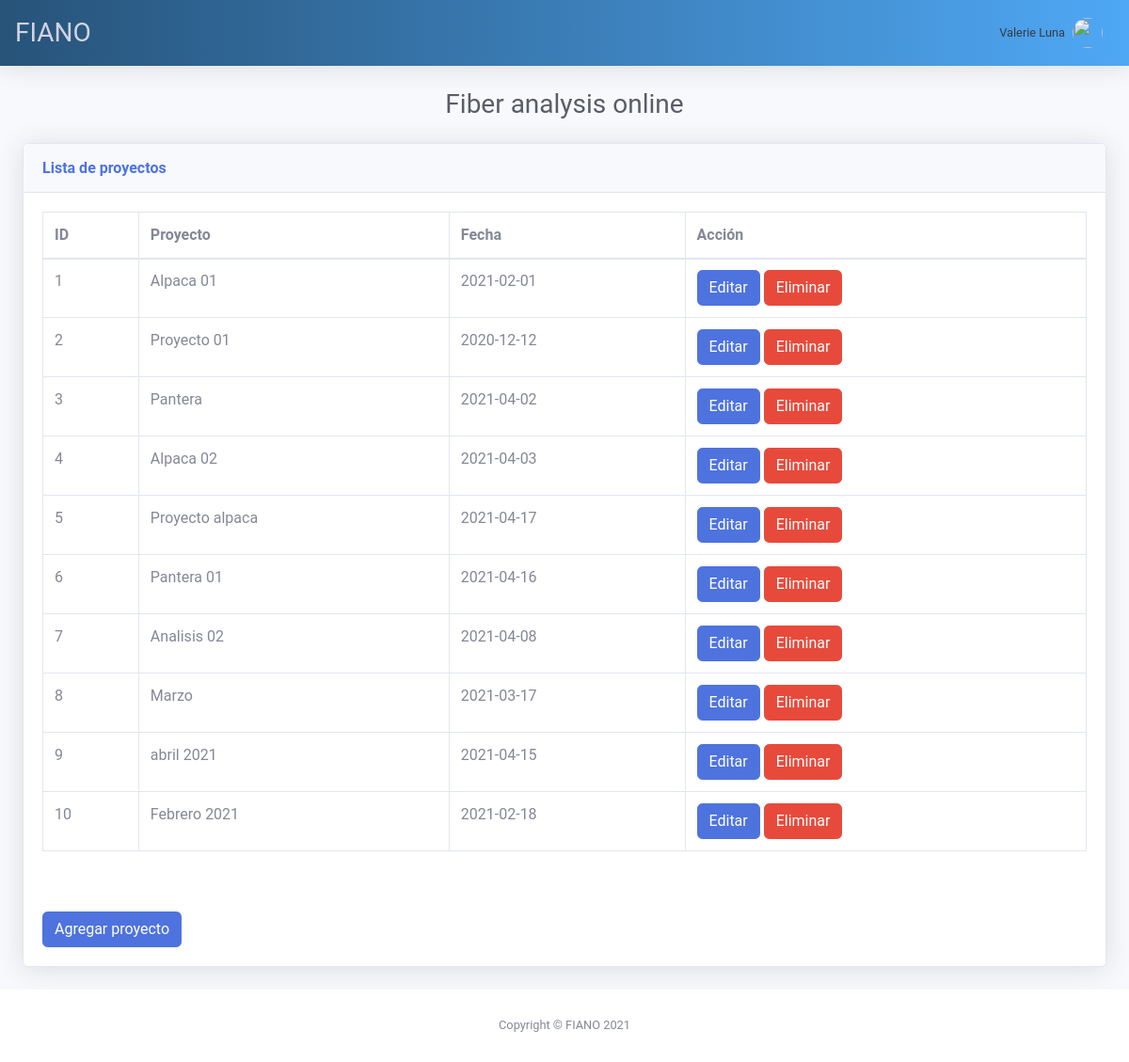
The page /home on the database its author committed.
### tables this page shows
CREATE TABLE "Project" (
	"idProject"	INTEGER,
	"nameproject"	TEXT,
	"dateproject"	TEXT,
	"idUser"	INTEGER,
	PRIMARY KEY("idProject" AUTOINCREMENT)
);

### main.py (the view)
@app.route("/home")
def listproject():
    with sql.connect("users.db") as con:
        cur = con.cursor()
        cur.execute("SELECT * FROM Project")
        data = cur.fetchall()
        return render_template("project.html", data = data)

### templates/project.html (shortened to what this page needs)
<!DOCTYPE html>
<html lang="en">
<head>
  <link href="{{ url_for('static', filename='css/sb-admin-2.min.css') }}" rel="stylesheet">
  <link href="{{ url_for('static', filename='css/main.css') }}" rel="stylesheet">
</head>
<body id="page-top">
  <div id="wrapper">
    <div id="content-wrapper" class="d-flex flex-column">
      <div id="content">
        <nav class="navbar navbar-expand navbar-light bg-white topbar mb-4 static-top shadow header">
          <h1 class="h3 mb-0 text-gray-400 justify-content-center">FIANO</h1>
          <ul class="navbar-nav ml-auto">
            <li class="nav-item dropdown no-arrow">
              <a class="nav-link dropdown-toggle" href="#" id="userDropdown" role="button" data-toggle="dropdown" aria-haspopup="true" aria-expanded="false">
                <span class="mr-2 d-none d-lg-inline text-gray-900 small">Valerie Luna</span>
                <img class="img-profile rounded-circle" src="https://source.unsplash.com/QAB-WJcbgJk/60x60">
              </a>
            </li>
          </ul>
        </nav>
        <div class="container-fluid">
          <div class="d-sm-flex align-items-center justify-content-center mb-4">
            <h2 class="h3 mb-0 text-gray-800">Fiber analysis online</h2>
          </div>
          <div class="card shadow mb-4">
            <div class="card-header py-3">
              <h6 class="m-0 font-weight-bold text-primary">Lista de proyectos</h6>
            </div>
            <div class="card-body">
              <div class="table-responsive">
                <table class="table table-bordered" id="dataTable">
                  <thead>
                    <tr>
                      <th>ID</th>
                      <th>Proyecto</th>
                      <th>Fecha</th>
                      <th>Acción</th>
                    </tr>
                  </thead>
                  <tbody>
                    <tr>
                      {% for row in data %}
                      <tr>
                        <td>{{ row[0] }}</td>
                        <td>{{ row[1] }}</td>
                        <td>{{ row[2] }}</td>
                        <td>
                          <a class="btn btn-primary" href="{{ url_for('editproject', id_project=row[0], name_project=row[1]) }}">
                            Editar
                          </a>
                          <button class="btn btn-danger">Eliminar</button>
                        </td>
                      </tr>
                      {% endfor %}
                    </tr>
                  </tbody>
                </table>
              </div>
              <br><br>
              <button class="btn btn-primary" data-toggle="modal" data-target="#addModal">Agregar proyecto</button>
            </div>
          </div>
        </div>
      </div>
      <footer class="sticky-footer bg-white">
        <div class="container my-auto">
          <div class="copyright text-center my-auto">
            <span>Copyright &copy; FIANO 2021</span>
          </div>
        </div>
      </footer>
    </div>
  </div>
</body>
</html>

### static/css/main.css (style rules this page uses)
html, body { background: #fafafa; background-image: url("../img/imagen.png"); background-size: 100%; height: 100%; width: 100%; font-family: 'Roboto', sans-serif; }
.header { background: linear-gradient(to right, #275379, #4FA8F5); }

### rows shown on the page
Project: idProject "1", nameproject "Alpaca 01", dateproject "2021-02-01"
Project: idProject "2", nameproject "Proyecto 01", dateproject "2020-12-12"
Project: idProject "3", nameproject "Pantera", dateproject "2021-04-02"
Project: idProject "4", nameproject "Alpaca 02", dateproject "2021-04-03"
Project: idProject "5", nameproject "Proyecto alpaca", dateproject "2021-04-17"
Project: idProject "6", nameproject "Pantera 01", dateproject "2021-04-16"
Project: idProject "7", nameproject "Analisis 02", dateproject "2021-04-08"
Project: idProject "8", nameproject "Marzo", dateproject "2021-03-17"
Project: idProject "9", nameproject "abril 2021", dateproject "2021-04-15"
Project: idProject "10", nameproject "Febrero 2021", dateproject "2021-02-18"
